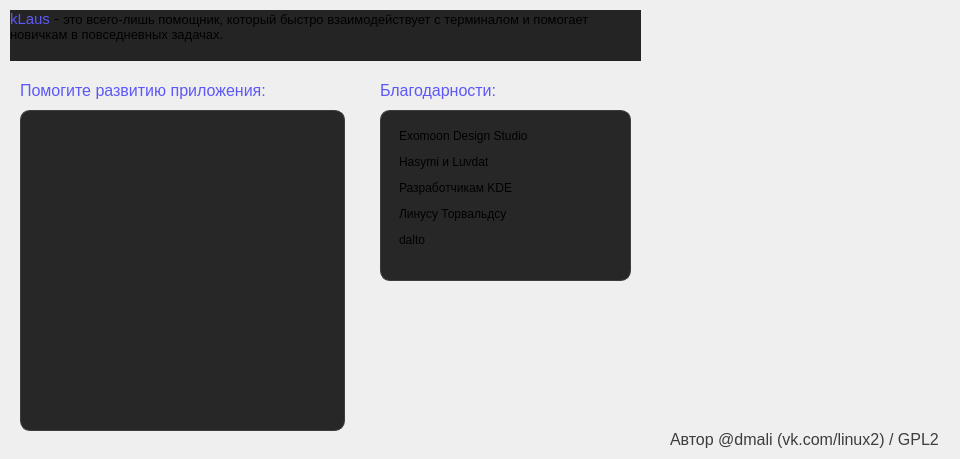
    <widget class="QWidget" name="tab_info">
     <attribute name="title">
      <string>Страница</string>
     </attribute>
     <widget class="QLabel" name="label_hello">
      <property name="geometry">
       <rect>
        <x>10</x>
        <y>10</y>
        <width>631</width>
        <height>51</height>
       </rect>
      </property>
      <property name="styleSheet">
       <string notr="true">background-color:#242424;
border:0;</string>
      </property>
      <property name="text">
       <string>&lt;html&gt;&lt;head/&gt;&lt;body&gt;&lt;p&gt;&lt;span style=&quot; font-size:11pt; color:#5d58f8;&quot;&gt;kLaus&lt;/span&gt;&lt;span style=&quot; font-size:11pt;&quot;&gt; - &lt;/span&gt;&lt;span style=&quot; font-size:10pt;&quot;&gt;это всего-лишь помощник, который быстро взаимодействует с терминалом и помогает новичкам в повседневных задачах.&lt;/span&gt;&lt;/p&gt;&lt;/body&gt;&lt;/html&gt;</string>
      </property>
      <property name="textFormat">
       <enum>Qt::AutoText</enum>
      </property>
      <property name="scaledContents">
       <bool>false</bool>
      </property>
      <property name="alignment">
       <set>Qt::AlignLeading|Qt::AlignLeft|Qt::AlignTop</set>
      </property>
      <property name="wordWrap">
       <bool>true</bool>
      </property>
     </widget>
     <widget class="QLabel" name="label_thanks">
      <property name="geometry">
       <rect>
        <x>380</x>
        <y>80</y>
        <width>281</width>
        <height>21</height>
       </rect>
      </property>
      <property name="text">
       <string>&lt;html&gt;&lt;head/&gt;&lt;body&gt;&lt;p&gt;&lt;span style=&quot; font-size:12pt; color:#5d58f8;&quot;&gt;Благодарности:&lt;/span&gt;&lt;/p&gt;&lt;/body&gt;&lt;/html&gt;</string>
      </property>
     </widget>
     <widget class="QLabel" name="label_sponsors">
      <property name="geometry">
       <rect>
        <x>380</x>
        <y>110</y>
        <width>251</width>
        <height>171</height>
       </rect>
      </property>
      <property name="styleSheet">
       <string notr="true">    background-color:#272727;
	border-radius:10px;
	border:1px solid #3d3d3d; /* Цвет фона */
    padding: 15px; /* Внутренний отступ */</string>
      </property>
      <property name="text">
       <string>&lt;html&gt;&lt;head/&gt;&lt;body&gt;&lt;p&gt;Exomoon Design Studio&lt;/p&gt;&lt;p&gt;Hasymi и Luvdat&lt;/p&gt;&lt;p&gt;Разработчикам KDE &lt;/p&gt;&lt;p&gt;Линусу Торвальдсу&lt;/p&gt;&lt;p&gt;dalto&lt;/p&gt;&lt;/body&gt;&lt;/html&gt;</string>
      </property>
      <property name="alignment">
       <set>Qt::AlignLeading|Qt::AlignLeft|Qt::AlignTop</set>
      </property>
     </widget>
     <widget class="QLabel" name="label_qr">
      <property name="geometry">
       <rect>
        <x>20</x>
        <y>110</y>
        <width>325</width>
        <height>321</height>
       </rect>
      </property>
      <property name="styleSheet">
       <string notr="true">    background-color:#272727;
	border-radius:10px;
	border:1px solid #3d3d3d; /* Цвет фона */
    padding: 15px; /* Внутренний отступ */</string>
      </property>
      <property name="text">
       <string>&lt;html&gt;&lt;head/&gt;&lt;body&gt;&lt;p&gt;&lt;img src=&quot;:/img/donate.png&quot;/&gt;&lt;/p&gt;&lt;/body&gt;&lt;/html&gt;</string>
      </property>
      <property name="alignment">
       <set>Qt::AlignLeading|Qt::AlignLeft|Qt::AlignTop</set>
      </property>
     </widget>
     <widget class="QLabel" name="label_help">
      <property name="geometry">
       <rect>
        <x>20</x>
        <y>80</y>
        <width>321</width>
        <height>21</height>
       </rect>
      </property>
      <property name="text">
       <string>&lt;html&gt;&lt;head/&gt;&lt;body&gt;&lt;p&gt;&lt;span style=&quot; font-size:12pt; color:#5d58f8;&quot;&gt;Помогите развитию приложения:&lt;/span&gt;&lt;/p&gt;&lt;/body&gt;&lt;/html&gt;</string>
      </property>
     </widget>
     <widget class="QLabel" name="label_author">
      <property name="geometry">
       <rect>
        <x>670</x>
        <y>430</y>
        <width>281</width>
        <height>20</height>
       </rect>
      </property>
      <property name="text">
       <string>&lt;html&gt;&lt;head/&gt;&lt;body&gt;&lt;p&gt;&lt;span style=&quot; font-size:12pt; color:#3d3d3d;&quot;&gt;Автор @dmali (vk.com/linux2) / GPL2&lt;/span&gt;&lt;/p&gt;&lt;/body&gt;&lt;/html&gt;</string>
      </property>
     </widget>
    </widget>
